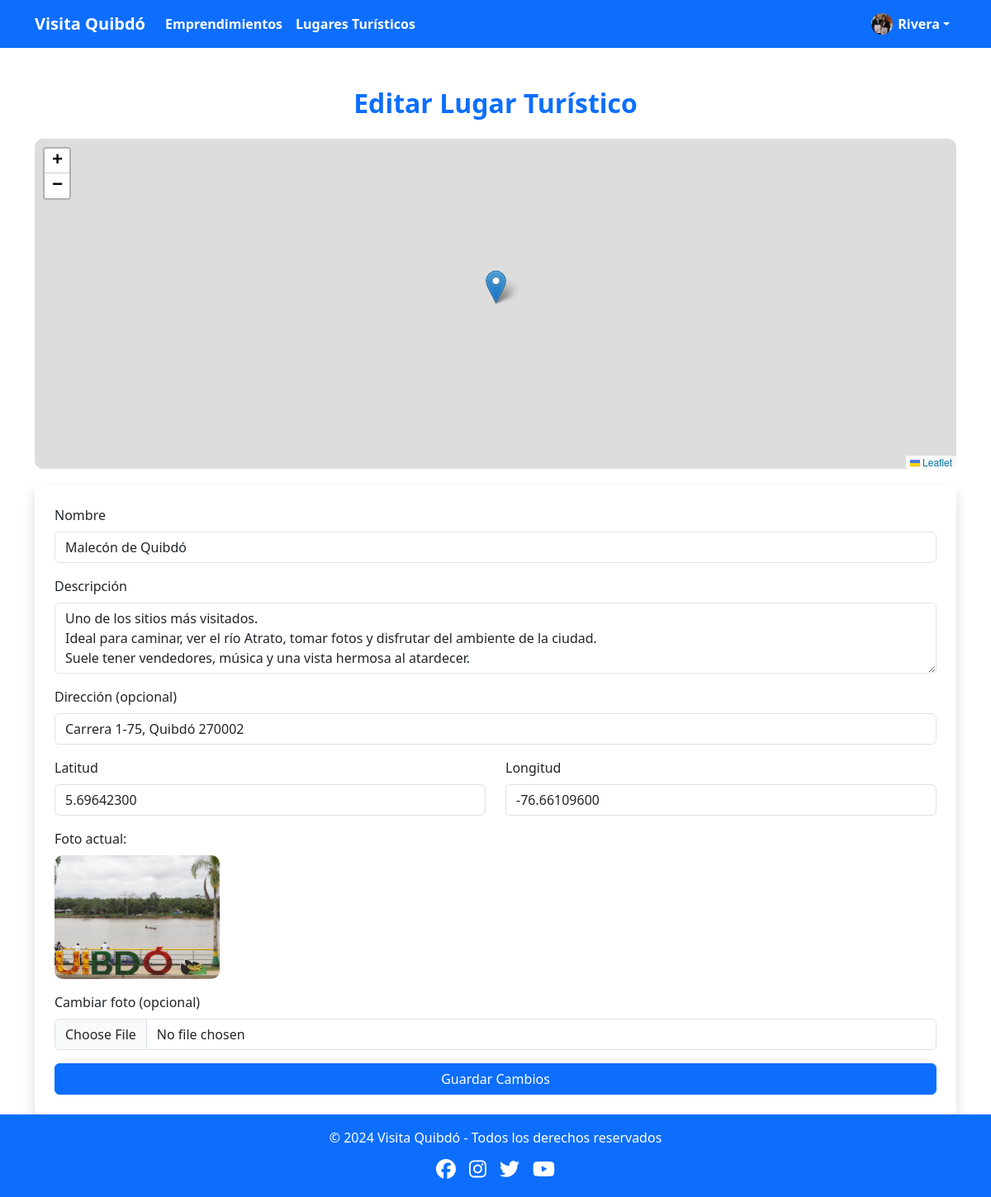
Page /editar_lugar.php?id=2 (signed in) on the committed database.
### tables this page shows
CREATE TABLE `lugares_turisticos` (
  `id` int(11) NOT NULL,
  `nombre` varchar(200) NOT NULL,
  `descripcion` text NOT NULL,
  `direccion` varchar(255) DEFAULT NULL,
  `latitud` decimal(10,8) NOT NULL,
  `longitud` decimal(11,8) NOT NULL,
  `imagen` varchar(255) DEFAULT NULL
);

### editar_lugar.php (the view, shortened to what this page needs)
<?php
$conexion = new mysqli("localhost", "root", "", "visita_quibdo");
$id = intval($_GET["id"]);
$sql = "SELECT * FROM lugares_turisticos WHERE id = $id LIMIT 1";
$resultado = $conexion->query($sql);
$lugar = $resultado->fetch_assoc();
?>
<!DOCTYPE html>
<html lang="es">
<head>
    <link href="https://cdn.jsdelivr.net/npm/bootstrap@5.3.3/dist/css/bootstrap.min.css" rel="stylesheet">
    <link rel="stylesheet" href="https://unpkg.com/leaflet/dist/leaflet.css"/>
</head>
<body>
<?php include("includes/navbar.php"); ?>
<div class="container mt-5">
    <h2 class="text-primary fw-bold mb-4 text-center">Editar Lugar Turístico</h2>
    <div id="mapa"></div>
    <form method="POST" action="procesar_editar_lugar.php" enctype="multipart/form-data" class="p-4 bg-white shadow rounded">
        <div class="mb-3">
            <label class="form-label">Nombre</label>
            <input type="text" name="nombre" class="form-control" required
                   value="<?php echo $lugar['nombre']; ?>">
        </div>
        <div class="mb-3">
            <label class="form-label">Descripción</label>
            <textarea name="descripcion" class="form-control" rows="3" required><?php echo $lugar['descripcion']; ?></textarea>
        </div>
        <div class="mb-3">
            <label class="form-label">Dirección (opcional)</label>
            <input type="text" name="direccion" class="form-control"
                   value="<?php echo $lugar['direccion']; ?>">
        </div>
        <div class="row">
            <div class="col-md-6 mb-3">
                <label class="form-label">Latitud</label>
                <input type="text" id="latitud" name="latitud" class="form-control"
                       value="<?php echo $lugar['latitud']; ?>" required>
            </div>
            <div class="col-md-6 mb-3">
                <label class="form-label">Longitud</label>
                <input type="text" id="longitud" name="longitud" class="form-control"
                       value="<?php echo $lugar['longitud']; ?>" required>
            </div>
        </div>
        <div class="mb-3">
            <label class="form-label">Foto actual:</label><br>
            <img src="<?php echo $lugar['imagen']; ?>"
                 style="width: 200px; height: 150px; object-fit: cover; border-radius: 10px;">
        </div>
        <div class="mb-3">
            <label class="form-label">Cambiar foto (opcional)</label>
            <input type="file" name="imagen" class="form-control" accept="image/*">
        </div>
        <button class="btn btn-primary w-100">Guardar Cambios</button>
    </form>
</div>
<?php include("includes/footer.php"); ?>
</body>
</html>

### styles.css (style rules this page uses)
html, body { height: 100%; margin: 0; padding: 0; }
body { display: flex; flex-direction: column; }

### editar_lugar.php (style rules this page uses)
#mapa { height: 400px; width: 100%; border-radius: 10px; margin-bottom: 20px; }

### rows in the picture
lugares_turisticos: nombre "Malecón de Quibdó", descripcion "Uno de los sitios más visitados. Ideal para caminar, ver el río Atrato, tomar fotos y disfrutar del ambiente de la ciudad. Suele tener vendedores, música y una vista hermosa al atardecer.", direccion "Carrera 1-75, Quibdó 270002", latitud "5.69642300", longitud "-76.66109600", imagen (picture)

### other values in the picture
$_SESSION["nombre"] "Rivera"
